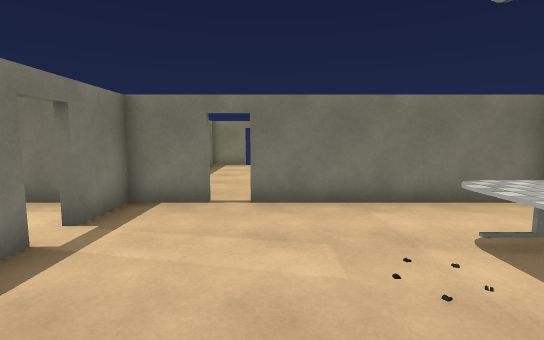
View 1 (above)

20 first-person views from a walk through a Unity game level. The camera is 1.5 m above the floor, tilts 6° down and sees 85° across. The floor is counted in squares, 1 m on a side. Each view is taken from the middle of a square. On the plan, view 1 faces up. The plan holds only what a view shows up to about 15 squares ahead; the rest is blank. The place goes on beyond the plan. The player character is not drawn. Some animated figures are left out. Door leaves are left out, so doorways stand open. Some surface patterns are stand-ins.

View 2
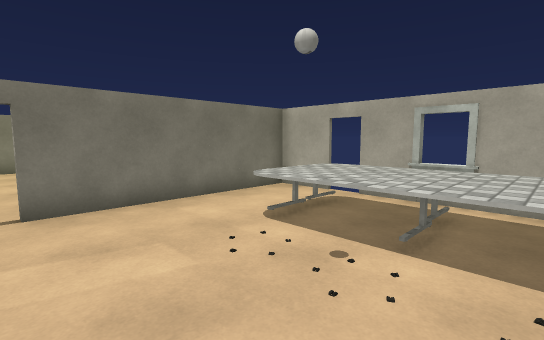

View 3
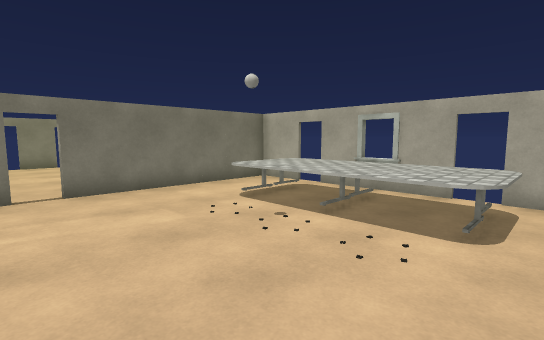

View 4
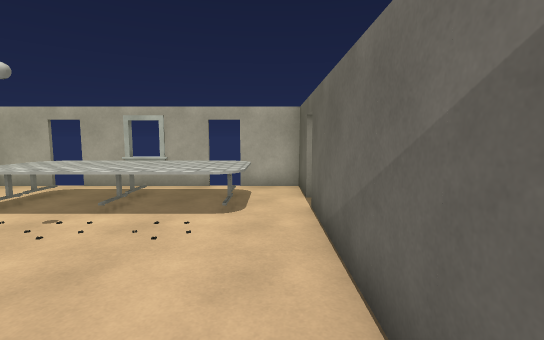

View 5
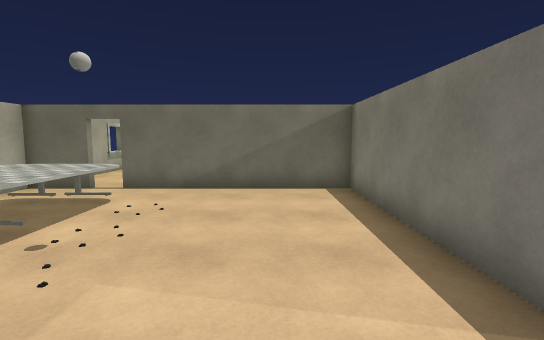

View 6
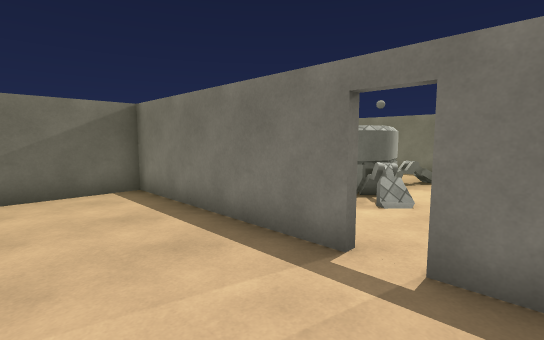

View 7
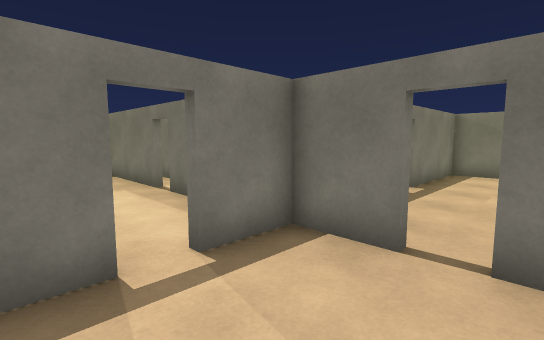

View 8
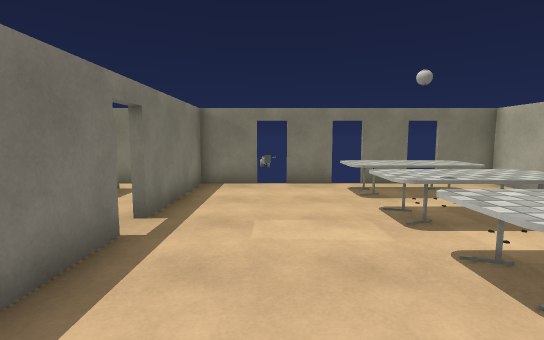

View 9
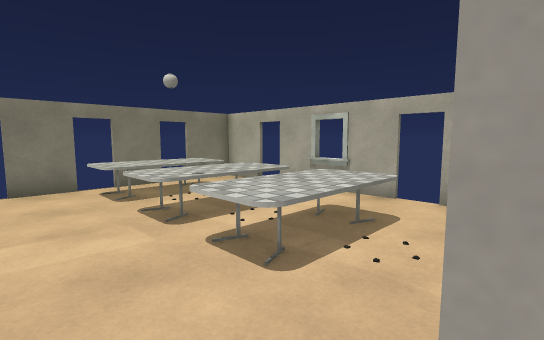

View 10
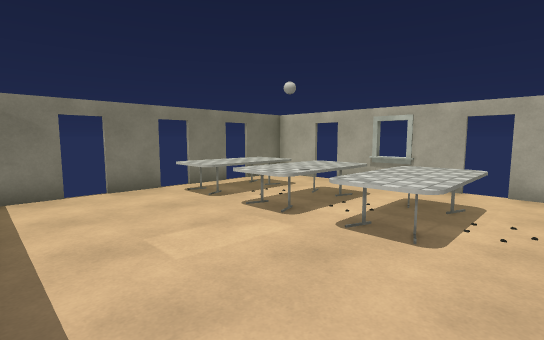

View 11
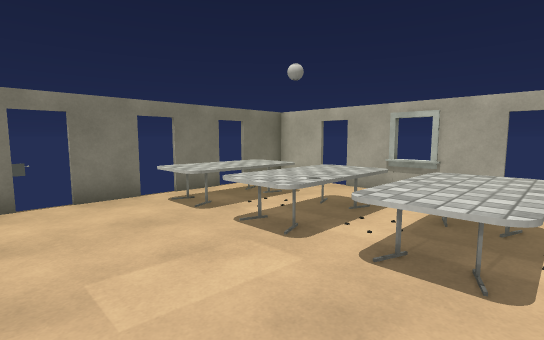

View 12
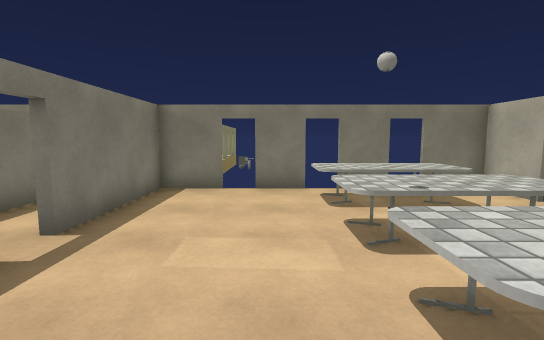

View 13
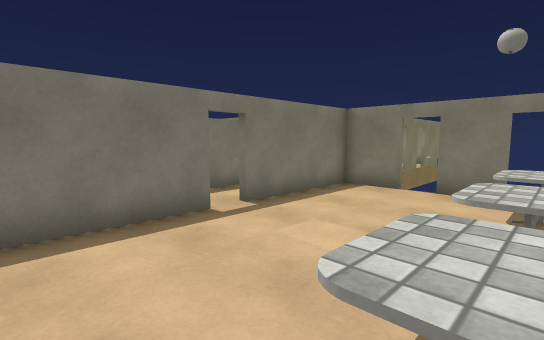

View 14
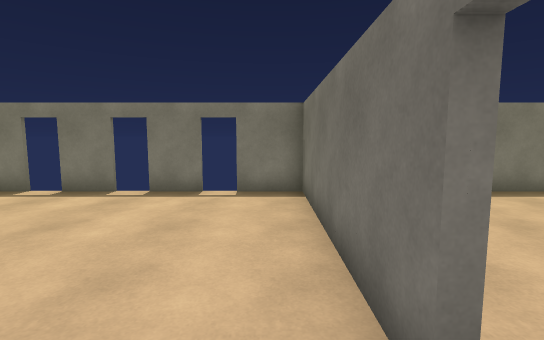

View 15
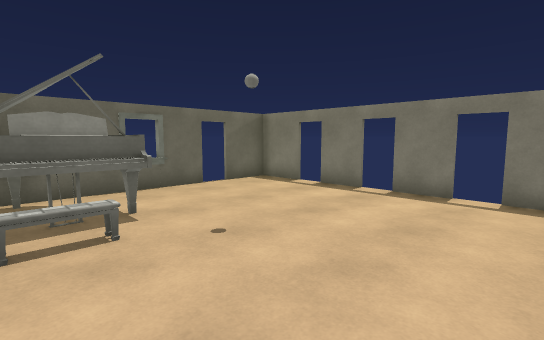

View 16
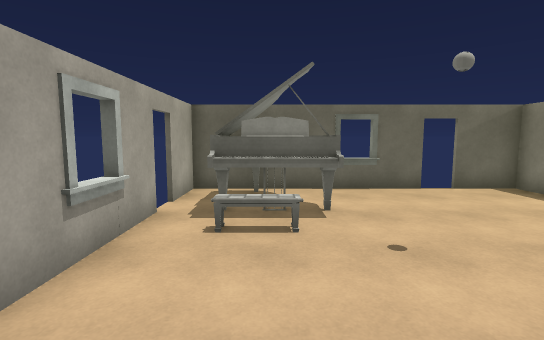

View 17
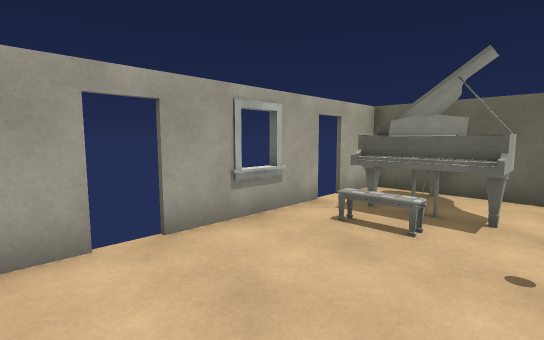

View 18
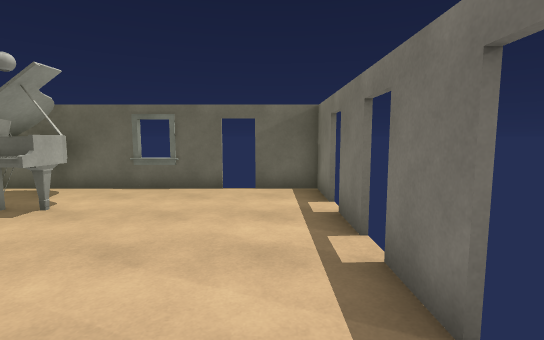

View 19
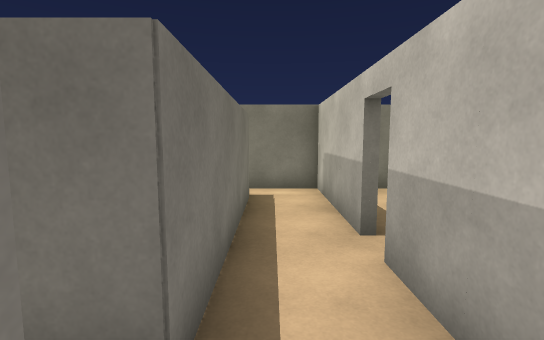

View 20
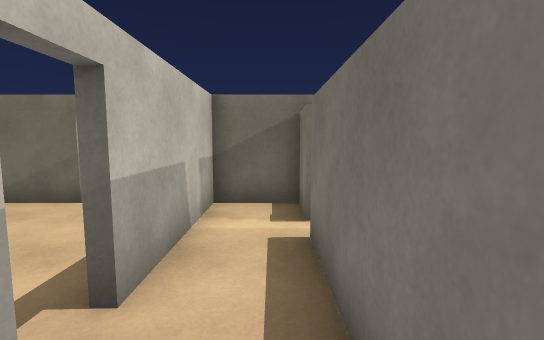

### Floor plan
Ten units are one square. View 1 is at (0, 0); x grows to the right and y downward. Boxes are objects, and circles mark ways between rooms. Rooms are numbered by the first view taken in them; rooms with no view inside come last. Other rooms are left out.
<svg viewBox="-66 -175 135 310">
<path fill="none" stroke="#000" d="M-34 -41 -34 29 35 29M-14 -69 -34 -69 -34 -50M64 1 64 -40M44 29 64 29 64 10M64 -49 64 -69 -5 -69M-34 -116 -34 -81M11 -169 -5 -169M-6 -71 14 -71M-14 -169 -34 -169 -34 -124M36 -169 20 -169M64 -99 64 -140M64 -149 64 -169 45 -169M64 -82 64 -90M-34 84 -34 100M-34 59 -34 75M-6 129 64 129 64 110M-34 109 -34 129 -15 129M35 31 -34 31 -34 50M64 101 64 60M64 51 64 40M35 86 50 86M-36 -125 -36 -169 -61 -169M-56 -88 -56 -71 -36 -71 -36 -115M-56 -159 -56 -96"/>
<rect x="25" y="-45" width="20" height="60" fill="#bbb"><title>table</title></rect>
<rect x="45" y="-45" width="10" height="60" fill="#bbb"><title>table</title></rect>
<rect x="5" y="-115" width="40" height="30" fill="#bbb"><title>table</title></rect>
<rect x="5" y="-135" width="40" height="20" fill="#bbb"><title>table</title></rect>
<rect x="5" y="-165" width="40" height="20" fill="#bbb"><title>table</title></rect>
<rect x="25" y="95" width="30" height="30" fill="#bbb"><title>piano</title></rect>
<circle cx="-10" cy="-70" r="3" fill="#2a7"/>
<circle cx="40" cy="30" r="3" fill="#2a7"/>
<circle cx="-40" cy="-120" r="3" fill="#2a7"/>
<text x="10" y="-20">1</text>
<text x="10" y="-120">2</text>
<text x="10" y="80">3</text>
<text x="-50" y="-120">4</text>
</svg>
Room 1 opens to room 2. Room 1 opens to room 3. Room 2 opens to room 4.

Where each view was taken, in squares from view 1:
view 1: 0 up, 0 right, facing up
view 2: 0 up, 1 left, facing up-right
view 3: 2 down, 2 left, facing up-right
view 4: 2 down, 3 left, facing right
view 5: 6 up, 1 left, facing down
view 6: 6 up, 0 right, facing down-left
view 7: 3 up, 0 right, facing up-left
view 8: 7 up, 1 left, facing up
view 9: 7 up, 1 left, facing up-right
view 10: 8 up, 3 left, facing up-right
view 11: 9 up, 2 left, facing up-right
view 12: 8 up, 0 right, facing up
view 13: 8 up, 2 right, facing up-left
view 14: 4 down, 5 right, facing left
view 15: 4 down, 5 right, facing down-left
view 16: 4 down, 4 right, facing down
view 17: 4 down, 2 right, facing down-right
view 18: 4 down, 2 left, facing down
view 19: 8 up, 5 left, facing up
view 20: 14 up, 5 left, facing down
